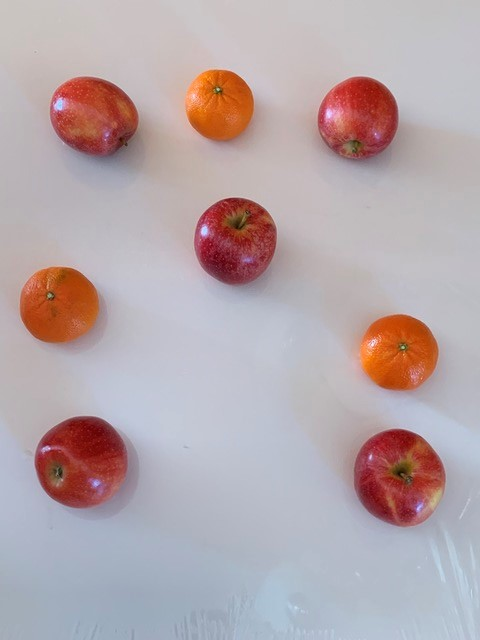
#> input picture TP5/appleorange.jpg, 480 x 640 px
$ jupyter execute 'TP5 Espace de couleurs et segmentation.ipynb'
#> lines starting #> are read from the running program, lines starting #| are printed output that depends on the picture; after the words box and inside, x2 and y2 are one past the last pixel; in counts of white or black regions, pixels touching at a corner belong together
# TP 5 Espaces de couleurs et segmantation

Dans ce TP, nous aimerions implémenter les changements d'espace de couleurs: niveaux de gris, RVB, TSV, XYZ. Nous aimerions ensuite appliquer une segmentation de l'image à travers des seuillages.

[cell 1]
import cv2
import numpy as np
from matplotlib import pyplot as plt
import math

[cell 2]
# creer l'image
# dans cette première image, nous changeons le pixel 0
# Nous voulons en fait, voir la difference en plt et cv2
height=3
width=3
I = np.zeros((height,width,3), np.uint8)

# Remplir l'image
# notons que :
# pour opencv, les canaux sont: BVR
# pour metplot, les canaux sont: RVB
# cannal B
I[0,0,0]=0 ; I[0,1,0]=137 ; I[0,2,0]=81
I[1,0,0]=115 ; I[1,1,0]=145 ; I[1,2,0]=127
I[2,0,0]=80 ; I[2,1,0]=89 ; I[2,2,0]=90

# cannal V
I[0,0,1]=0 ; I[0,1,1]=119 ; I[0,2,1]=61
I[1,0,1]=99; I[1,1,1]=129; I[1,2,1]=109
I[2,0,1]=66 ; I[2,1,1]=75 ; I[2,2,1]=74

# Cannal R
I[0,0,2]=255; I[0,1,2]=53; I[0,2,2]=0
I[1,0,2]=37 ; I[1,1,2]=67; I[1,2,2]=47
I[2,0,2]=5; I[2,1,2]=14 ; I[2,2,2]=15

plt.imshow(I)
# sauvegarder en opencv pour voir la difference avec plt
Icv=np.uint8(I)
cv2.imwrite("i.png",Icv)
# remarquer l'image résultant de la sauvegarde
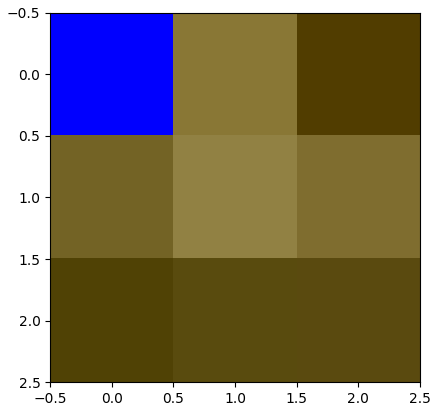
#> figure drawn by matplotlib, 1 panel

image sauvegardé avec opencv, remarquer la perte d'informaiton dûe à la compression ainsi que le premier pixel bleu en plt, rouge en opencv

[cell 3]
# changer la valeur du premier pixel
# dans ce TP nous utilisons la representation de opencv
# ceci car nous voulons comparer avec les changement de caneaux d'opencv
I[0,0,0:]=[124,106,40]
I

# Convertir en niveaux de gris

[cell 4]
# convert I from RGB to gray with alpha=1/3 beta =1/3 and gamma =1/3
alpha=1/3
beta=1/3
gamma=1/3
Ig=(alpha*I[:,:,0]+beta*I[:,:,1]+gamma*I[:,:,2])
plt.imshow(Ig,cmap='gray')
np.round(Ig,2)
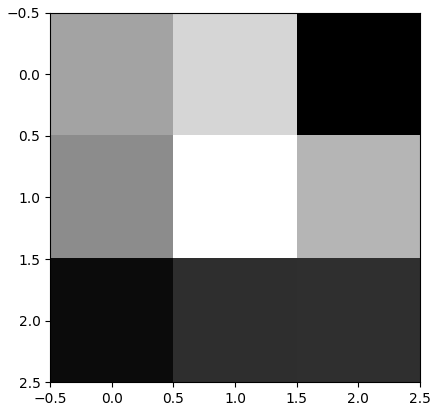
#> figure drawn by matplotlib, 1 panel

[cell 5]
# convertir I de RVB à niveau de gris avec :
alpha=0.299
beta =0.587
gamma =0.114
Ig=(alpha*I[:,:,2]+beta*I[:,:,1]+gamma*I[:,:,0])
plt.imshow(Ig,cmap='gray')
np.round(Ig,2)

[cell 6]
# convertir en utilisant opencv
Igcv = cv2.cvtColor(Icv, cv2.COLOR_BGR2GRAY)
plt.imshow(Igcv, cmap='gray')
np.round(Igcv,2)

[cell 7]
# afficher en utilisant opencv
cv2.imshow('image',Igcv)
cv2.waitKey(0)
cv2.destroyAllWindows()

# Convert to HSV space

[cell 8]
# Nous utiliserons la fonction min pour convertir les cannaux
I.min(0)
# cela donne le min tel que:
# la première valeur (line 0 colone 0 du resultat)
# = min de toutes les lignes de la colone 0 canal 0
# la deuxieme valeur (line 0 colone 1 du resultat)
# = min de toutes les lignes de la colone 1 canal 0

# vous pouvez également vérifier ce que signifie I.min(1) et I.min(2)

[cell 9]
# convertir I de RVB to TSV
I=np.double(I)

Ihsv = np.zeros((height,width,3), np.double)
alpha=1/3
beta=1/3
gamma=1/3

v=(alpha*I[:,:,0]+beta*I[:,:,1]+gamma*I[:,:,2])
np.round(v,2)

[cell 10]
s=1-(3*I.min(2)/(I[:,:,0]+I[:,:,1]+I[:,:,2]))
np.round(s,2)

[cell 11]
#theta
nom=(I[:,:,2]-I[:,:,0]+I[:,:,2]-I[:,:,1])
denom=(2*np.sqrt(np.power(I[:,:,2]-I[:,:,1], 2*np.ones((height,width)))+(I[:,:,2]-I[:,:,0])*(I[:,:,1]-I[:,:,0])))
theta=np.arccos(nom/denom)
stemp=theta
np.round(stemp,2)

[cell 12]
for i in range(np.shape(I)[0]):
    for j in range(np.shape(I)[1]):
        if I[i,j,0]>I[i,j,1]:
            #stemp[i,j]=2*math.pi-theta[i,j]
            #stemp[i,j]
            a=2*math.pi-theta[i,j]
            stemp[i,j]=a
h=stemp
np.round(h,2)

[cell 13]
# final HSV
Ihsv[:,:,0]=h
Ihsv[:,:,1]=s
Ihsv[:,:,2]=v
np.round(Ihsv,2)

[cell 14]
# convertir en utilisant opencv
# revenir vers uint8
cv2.cvtColor(Icv, cv2.COLOR_BGR2HSV)
# Le résultat sera different, voir :
#  https://docs.opencv.org/2.4/modules/imgproc/doc/miscellaneous_transformations.html#cvtcolor

# RGB to XYZ

[cell 15]
XYZ = np.zeros((np.shape(I)[0],np.shape(I)[1]), np.double)
Ixyz = np.zeros((np.shape(I)[0],np.shape(I)[1],3), np.double)

# you should always remember that cv had BGR representation instead of RGB
XYZ[0,0]=0.1805
XYZ[0,1]=0.3576
XYZ[0,2]=0.4124
XYZ[1,0]=0.0722
XYZ[1,1]=0.7152
XYZ[1,2]= 0.2126
XYZ[2,0]= 0.9505
XYZ[2,1]=0.1192
XYZ[2,2]= 0.0193

for i in range(np.shape(I)[0]):
    for j in range(np.shape(I)[1]):
        a=np.dot(XYZ,I[i,j,:])
        Ixyz[i,j,0]=a[0]
        Ixyz[i,j,1]=a[1]
        Ixyz[i,j,2]=a[2]

Ixyz

[cell 16]
 # convertir en utilisant opencv
Icv=np.uint8(I)
cv2.cvtColor(Icv, cv2.COLOR_BGR2XYZ)

# Segmentation et seuillage

[cell 17]
img = cv2.imread('appleorange.jpg',0)
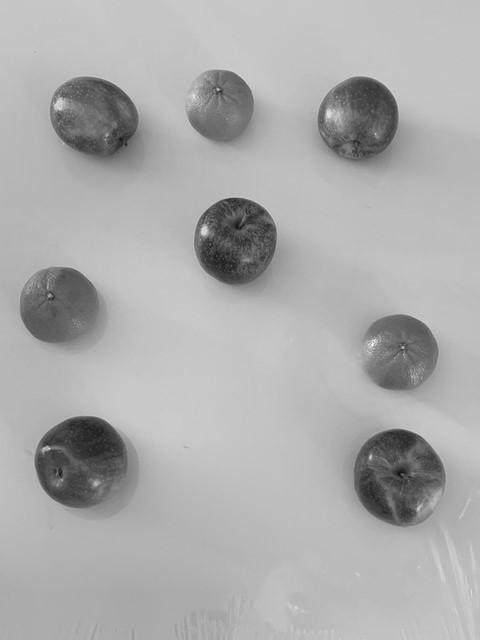
#> img: shape (640, 480); min 12, max 245, mean 172.1
plt.imshow(img)
ret,thresh1 = cv2.threshold(img,127,255,cv2.THRESH_BINARY)
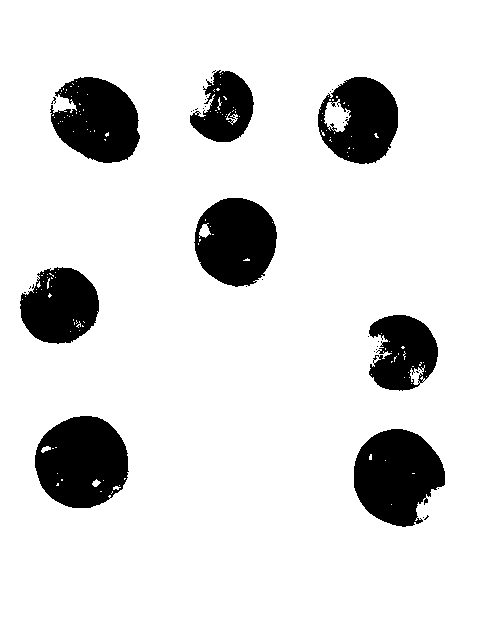
#> thresh1: shape (640, 480); 86.9% white; 38 black regions (30 under 20 px), largest, box (x1, y1, x2, y2) and area: (35, 416, 129, 508) 6629, (354, 429, 445, 527) 6433, (194, 198, 277, 287) 5578
ret,thresh2 = cv2.threshold(img,127,255,cv2.THRESH_BINARY_INV)
ret,thresh3 = cv2.threshold(img,127,255,cv2.THRESH_TRUNC)
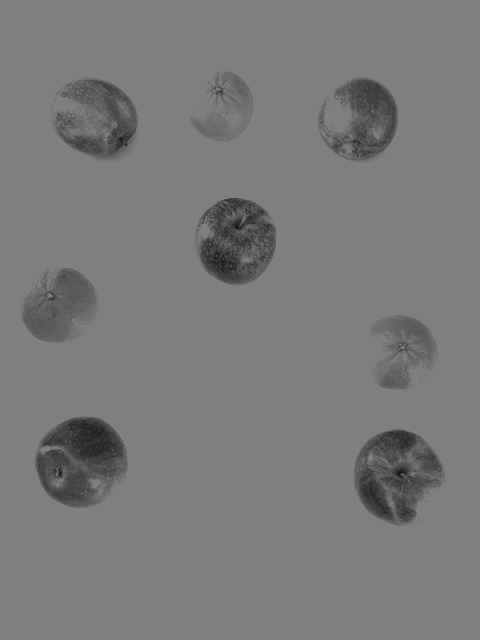
#> thresh3: shape (640, 480); min 12, max 127, mean 122.2
ret,thresh4 = cv2.threshold(img,127,255,cv2.THRESH_TOZERO)
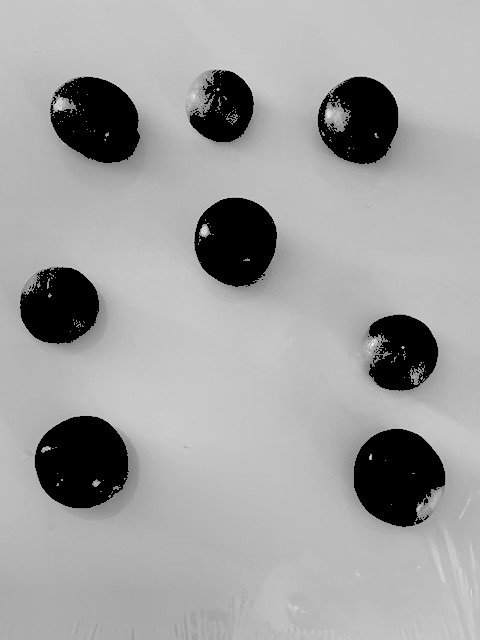
#> thresh4: shape (640, 480); min 0, max 245, mean 160.4
ret,thresh5 = cv2.threshold(img,127,255,cv2.THRESH_TOZERO_INV)
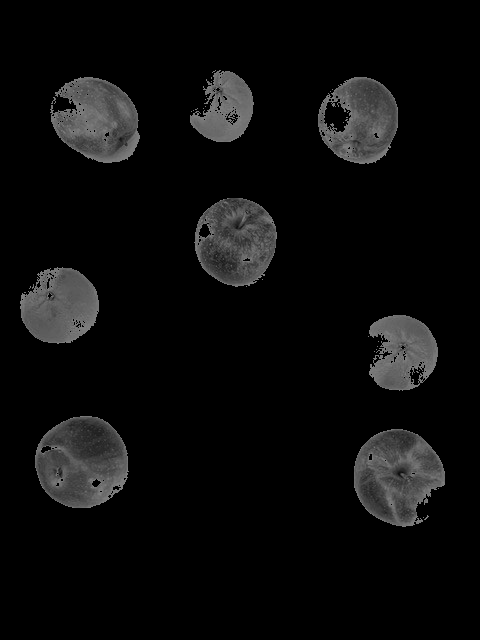
#> thresh5: shape (640, 480); min 0, max 127, mean 11.7
titles = ['Original Image','BINARY','BINARY_INV','TRUNC','TOZERO','TOZERO_INV']
images = [img, thresh1, thresh2, thresh3, thresh4, thresh5]
for i in range(6):
    plt.subplot(2,3,i+1),plt.imshow(images[i],'gray',vmin=0,vmax=255)
    plt.title(titles[i])
    plt.xticks([]),plt.yticks([])

[cell 18]
# inverser l'image
imgINV= abs(thresh1 - 255)
plt.imshow(imgINV, cmap='gray')

[cell 19]
kernel = np.ones((5,5),np.uint8)
erosion = cv2.erode(imgINV,kernel,iterations = 1)
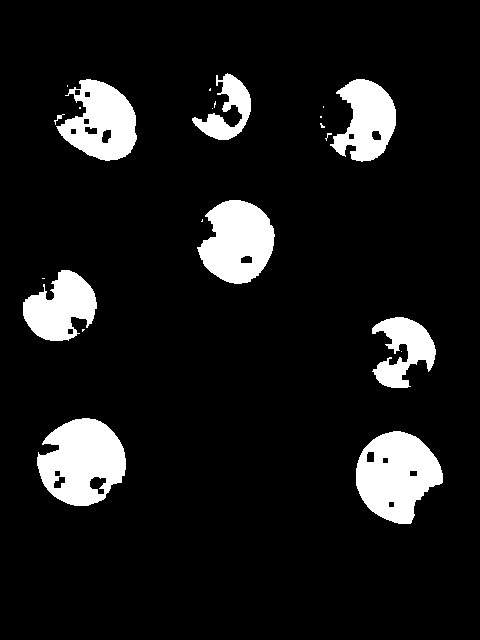
#> erosion: shape (640, 480); values 0 (black) and 1 (white), 10% white; 22 white regions (13 under 20 px), largest, box (x1, y1, x2, y2) and area: (37, 418, 126, 506) 5505, (356, 431, 443, 524) 5491, (197, 200, 275, 284) 4629
plt.imshow(erosion, cmap='gray')

[cell 20]
dilation = cv2.dilate(imgINV,kernel,iterations = 1)
#> dilation: shape (640, 480); values 0 (black) and 1 (white), 15.5% white; 8 white regions, largest, box (x1, y1, x2, y2) and area: (33, 414, 131, 510) 7530, (352, 427, 447, 529) 7357, (48, 75, 142, 165) 6504
plt.imshow(dilation, cmap='gray')

[cell 21]
opening = cv2.morphologyEx(imgINV, cv2.MORPH_OPEN, kernel)
#> opening: shape (640, 480); values 0 (black) and 1 (white), 12.5% white; 13 white regions, largest, box (x1, y1, x2, y2) and area: (35, 416, 128, 508) 6533, (354, 429, 445, 526) 6363, (195, 198, 277, 286) 5433
plt.imshow(opening, cmap='gray')

[cell 22]
closing = cv2.morphologyEx(imgINV, cv2.MORPH_CLOSE, kernel)
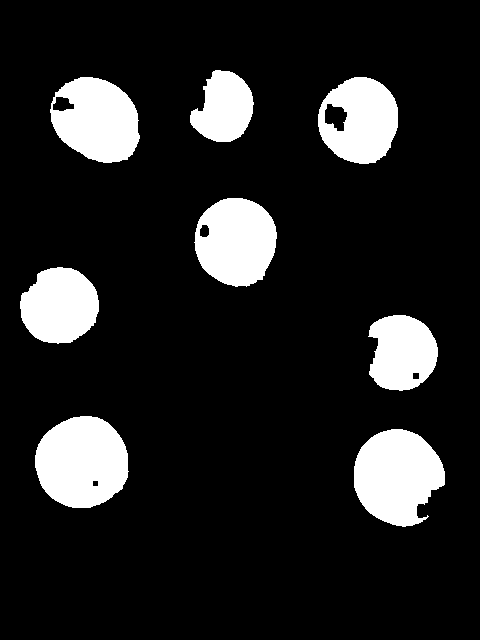
#> closing: shape (640, 480); values 0 (black) and 1 (white), 13.5% white; 8 white regions, largest, box (x1, y1, x2, y2) and area: (35, 416, 129, 508) 6746, (354, 429, 445, 527) 6521, (50, 77, 140, 163) 5656
plt.imshow(closing, cmap='gray')

[cell 23]
#difference entre dilation et erosin
gradient = cv2.morphologyEx(imgINV, cv2.MORPH_GRADIENT, kernel)
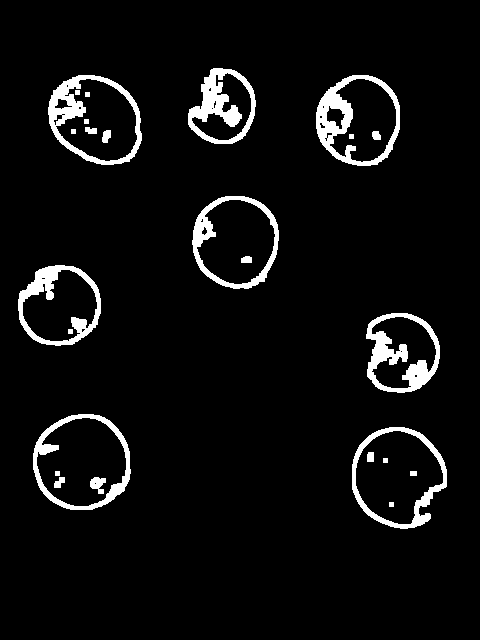
#> gradient: shape (640, 480); values 0 (black) and 1 (white), 5.5% white; 25 white regions, largest, box (x1, y1, x2, y2) and area: (316, 75, 400, 166) 2331, (366, 313, 440, 393) 2260, (48, 75, 142, 165) 2135
plt.imshow(gradient, cmap='gray')
